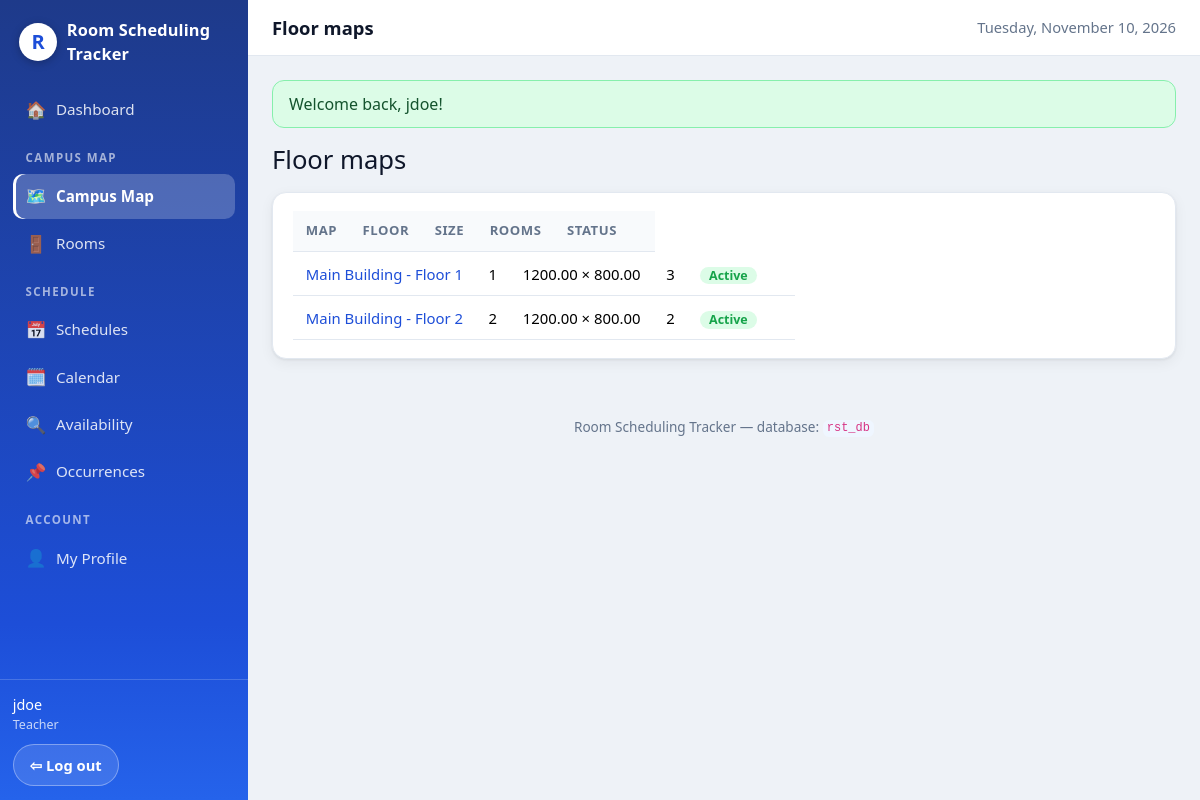
The app's page /maps (signed in) with its own data.
### tables this page shows
CREATE TABLE IF NOT EXISTS tblMaps (
  map_id           INT UNSIGNED NOT NULL AUTO_INCREMENT,
  map_name         VARCHAR(100) NOT NULL,
  floor_number     INT NOT NULL,
  map_width        DECIMAL(10,2) NOT NULL,
  map_height       DECIMAL(10,2) NOT NULL,
  background_image VARCHAR(255) NULL,
  map_status       VARCHAR(20) NOT NULL DEFAULT 'active',
  created_at       DATETIME NOT NULL DEFAULT CURRENT_TIMESTAMP,
  updated_at       DATETIME NOT NULL DEFAULT CURRENT_TIMESTAMP ON UPDATE CURRENT_TIMESTAMP,
  PRIMARY KEY (map_id),
  KEY idx_maps_status (map_status)
);

### controllers/MapController.php (called while the page is built, shortened)
<?php
final class MapController
{
    public function index(): void
    {
        view('maps/index', ['title' => 'Floor maps', 'maps' => $this->maps->all()]);
    }
}

### core/Database.php (called while the page is built, shortened)
<?php
final class Database
{
    private PDO $pdo;
    private function __construct(array $db)
    {
        $driver = $db['driver'] ?? 'mysql';
        try {
            if ($driver === 'sqlite') {
                $dir = dirname($db['path']);
                if (!is_dir($dir)) {
                    mkdir($dir, 0755, true);
                }
                $this->pdo = new PDO('sqlite:' . $db['path']);
                $this->pdo->exec('PRAGMA foreign_keys = ON');
            } else {
                $dsn = sprintf(
                    'mysql:host=%s;port=%s;dbname=%s;charset=%s',
                    $db['host'], $db['port'], $db['database'], $db['charset']
                );
                $this->pdo = new PDO($dsn, $db['username'], $db['password'], [
                    PDO::ATTR_ERRMODE            => PDO::ERRMODE_EXCEPTION,
                    PDO::ATTR_DEFAULT_FETCH_MODE => PDO::FETCH_ASSOC,
                    PDO::ATTR_EMULATE_PREPARES   => false,
                ]);
                return;
            }
            $this->pdo->setAttribute(PDO::ATTR_ERRMODE, PDO::ERRMODE_EXCEPTION);
            $this->pdo->setAttribute(PDO::ATTR_DEFAULT_FETCH_MODE, PDO::FETCH_ASSOC);
            $this->pdo->setAttribute(PDO::ATTR_EMULATE_PREPARES, false);
        } catch (PDOException $e) {
            throw new PDOException(
                'Could not connect to the database. Check your .env DB_* settings '
                . 'and make sure the database from database/rst_db.sql exists. '
                . 'Driver error: ' . $e->getMessage(),
                (int) $e->getCode(),
                $e
            );
        }
    }
    public function all(string $sql, array $params = []): array
    {
        $stmt = $this->pdo->prepare($sql);
        $stmt->execute($params);
        return $stmt->fetchAll();
    }
}

### models/Map.php (called while the page is built, shortened)
<?php
final class Map
{
    public function all(bool $activeOnly = false): array
    {
        $sql = 'SELECT m.*, (SELECT COUNT(*) FROM tblRooms r WHERE r.map_id = m.map_id) AS room_count
                FROM tblMaps m';
        return $this->db->all($sql . ' ORDER BY m.floor_number, m.map_name');
    }
}

### views/maps/index.php (the view, shortened to what this page needs)
<div class="page-head">
  <h1>Floor maps</h1>
</div>
<?php if (empty($maps)): ?>
  <p class="muted">No maps yet. An admin can add the first floor map.</p>
<?php else: ?>
<table class="table card">
  <thead><tr><th>Map</th><th>Floor</th><th>Size</th><th>Rooms</th><th>Status</th><th></th></tr></thead>
  <tbody>
  <?php foreach ($maps as $m): ?>
    <tr>
      <td><a href="<?= url('maps/' . (int) $m['map_id']) ?>"><?= e($m['map_name']) ?></a></td>
      <td><?= (int) $m['floor_number'] ?></td>
      <td><?= e((string) $m['map_width']) ?> × <?= e((string) $m['map_height']) ?></td>
      <td><?= (int) $m['room_count'] ?></td>
      <td><?= status_badge($m['map_status']) ?></td>
      <td>
      </td>
    </tr>
  <?php endforeach; ?>
  </tbody>
</table>
<?php endif; ?>

### core/helpers.php (shortened to what this page needs)
<?php
function e(?string $value): string
{
    return htmlspecialchars($value ?? '', ENT_QUOTES, 'UTF-8');
}
function base_path(): string
{
    static $base = null;
    if ($base !== null) {
        return $base;
    }
    $base = '';
    $appUrl = getenv('APP_URL');
    if ($appUrl !== false && $appUrl !== '') {
        $p = parse_url($appUrl, PHP_URL_PATH);
    } elseif (isset($_SERVER['SCRIPT_NAME'])) {
        $script = str_replace('\\', '/', (string) $_SERVER['SCRIPT_NAME']);
        if (basename($script) === 'index.php') {
            $dir = rtrim(dirname($script), '/');
            $base = ($dir === '/' || $dir === '.' || $dir === '\\') ? '' : $dir;
        }
    }
    return $base;
}
function url(string $path = ''): string
{
    $path = ltrim($path, '/');
    return base_path() . ($path === '' ? '/' : '/' . $path);
}
function status_badge(string $status): string
{
    $map = [
        'active' => 'green', 'scheduled' => 'green',
        'cancelled' => 'red', 'archived' => 'gray', 'completed' => 'blue',
        'unavailable' => 'red', 'skipped' => 'amber', 'moved' => 'blue',
        'modified' => 'blue',
    ];
    $class = $map[strtolower($status)] ?? 'gray';
    return '<span class="badge badge-' . $class . '">' . e(ucfirst($status)) . '</span>';
}

### assets/css/style.css (style rules this page uses)
:root { --blue-950: #172554; --blue-900: #1e3a8a; --blue-700: #1d4ed8; --blue-600: #2563eb; --blue-500: #3b82f6; --blue-100: #dbeafe; --blue-50: #eff6ff; --bg: #eef2f7; --card: #ffffff; --text: #0f172a; --muted: #64748b; --border: #e2e8f0; --green: #22c55e; --green-dark: #16a34a; --green-bg: #dcfce7; --red: #ef4444; --red-dark: #dc2626; --red-bg: #fee2e2; --amber: #eab308; --amber-dark: #ca8a04; --amber-bg: #fef9c3; --grey: #94a3b8; --grey-bg: #e2e8f0; --radius: 14px; --shadow: 0 1px 3px rgba(15, 23, 42, .08), 0 4px 14px rgba(15, 23, 42, .06); --shadow-lg: 0 10px 30px rgba(15, 23, 42, .14); --sidebar-w: 248px; }
* { box-sizing: border-box; }
html { -webkit-text-size-adjust: 100%; }
body { margin: 0; font-family: system-ui, -apple-system, "Segoe UI", Roboto, "Helvetica Neue", Arial, sans-serif; background: var(--bg); color: var(--text); line-height: 1.5; }
a { color: var(--blue-700); text-decoration: none; }
h1, h2, h3 { margin: 0 0 .5rem; line-height: 1.25; }
h1 { font-size: 1.6rem; }
.card, .stat-card, .auth-card { animation: fadeUp .45s ease both; }
.card:nth-child(3) { animation-delay: .1s; }
.card { background: var(--card); border: 1px solid var(--border); border-radius: var(--radius); box-shadow: var(--shadow); padding: 1.1rem 1.25rem; margin-bottom: 1.1rem; transition: box-shadow .25s ease, transform .25s ease; }
.page-head { display: flex; align-items: center; justify-content: space-between; gap: 1rem; margin-bottom: 1rem; flex-wrap: wrap; }
.page-head h1 { margin: 0; }
.table { width: 100%; border-collapse: collapse; background: #fff; }
.table th, .table td { padding: .65rem .8rem; text-align: left; border-bottom: 1px solid var(--border); font-size: .93rem; }
.table th { background: #f8fafc; color: var(--muted); font-size: .82rem; text-transform: uppercase; letter-spacing: .04em; }
.table tbody tr { transition: background .18s ease; }
.badge { display: inline-block; padding: .15rem .55rem; border-radius: 999px; font-size: .78rem; font-weight: 700; }
.badge-green { background: var(--green-bg); color: var(--green-dark); }

### records on screen
tblmaps: map_name "Main Building - Floor 1", floor_number "1", map_width "1200.00", map_height "800.00", room_count "3", map_status "Active"
tblmaps: map_name "Main Building - Floor 2", floor_number "2", map_width "1200.00", map_height "800.00", room_count "2", map_status "Active"

### other values on screen
$title "Floor maps"
$f['message'] "Welcome back, jdoe!"
